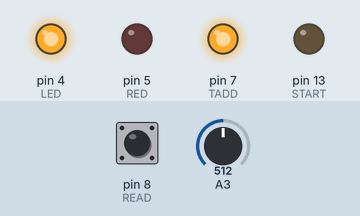
Simulated run of this sketch. Board: Arduino Uno, built with avr-gcc and run on an emulated ATmega328P. Shown: output pins drawn as LEDs (lit = HIGH). Dashed ring = blinking. The inputs (shaded band) are chosen by the test bench; at power-on: pin 8 (READ) LOW, A3 = 512. Pins used as bus, display or sensor lines are not drawn; what the sketch prints to the serial monitor is not drawn.

Above: at 1.2 s.
1.3 s: pin 8 (READ) driven HIGH
At 3.0 s:
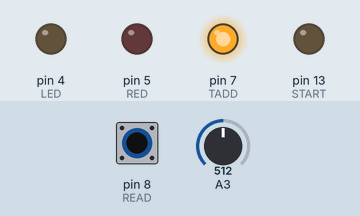
3.3 s: pin 8 (READ) driven LOW
At 4.0 s:
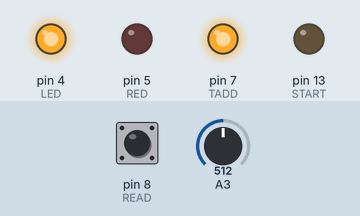
4.8 s: pin 8 (READ) pulsed HIGH 2 times (0.12 s each, 0.3 s apart)
At 5.2 s:
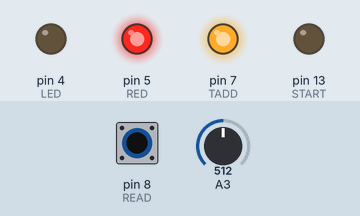
6.9 s: pin 8 (READ) pulsed HIGH 5 times (0.12 s each, 0.3 s apart)
At 7.3 s:
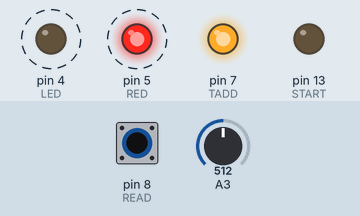
Timing chart, 0 to 10.2 s (numbered marks = the images above; inputs shaded):
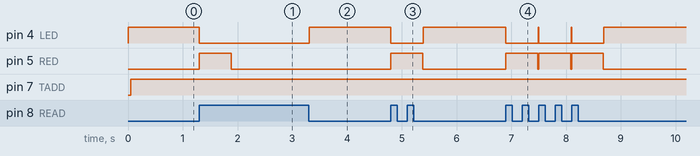

Measured:
- after the input at 1.3 s, pin 4 (LED): HIGH → LOW at once; pin 5 (RED): LOW → HIGH at once, → LOW 0.58 s later
- after the input at 3.3 s, pin 4 (LED): LOW → HIGH at once
- after the input at 4.8 s, pin 4 (LED): HIGH → LOW at once, → HIGH 0.59 s later; pin 5 (RED): LOW → HIGH at once, → LOW 0.58 s later
- after the input at 6.9 s, pin 4 (LED): alternates HIGH for 0.01 s and LOW for 0.59 s, 6 changes in all, then stays HIGH, starting at once; pin 5 (RED): alternates HIGH for 0.58 s and LOW for 0.02 s, 6 changes in all, then stays LOW, starting at once

The sketch:

gbcam_Arduino.ino
```cpp
//Simplified and completely rewritten by Raphaël BOICHOT in 2023/02/15 to be Arduino IDE compatible
//from a code of Laurent Saint-Marcel (lstmarcel@yahoo.fr) written in 2005/07/05
//once cleaned and updated, the code is in fact damn simple to understand
//the ADC of Arduino is very slow (successive approximations) compared to Game Boy Camera (Flash ADC).
//ADC slowness is the bottleneck of the code, just reading 128x128 pixels and transmitting them to serial takes several seconds
//to perform live image rendering, the use of an external flash ADC is probably mandatory or try using https://github.com/avandalen/avdweb_AnalogReadFast

#include "avdweb_AnalogReadFast.h"
#define NOP __asm__ __volatile__("nop\n\t")  //minimal possible delay
#define MF64283FP                            //forces the M64283FP mode, if inactivated, forces M64282FP mode
//I've only programmed the random access mode because it's fun but the projection mode is just a matter of changing few variables

int VOUT = A3;   //Analog signal from sensor, read shortly after clock is set low, converted to 10 bits by Arduino/ESP ADC then reduced to 8-bits for transmission
int LED = 4;     //just for additionnal LED on D4, not essential to the protocol
int RED = 5;     //to show access time to ADC
int STRB = 6;    //Strobe pin, for M64283FP only (UNUSED here as it follows CLOCK but why not using it)
int TADD = 7;    //TADD pin, for M64283FP only
int READ = 8;    //Read image signal, goes high on rising clock
int CLOCK = 9;   //Clock input, pulled down internally, no specification given for frequency
int RESET = 10;  //system reset, pulled down internally, active low, sent on rising edge of clock
int LOAD = 11;   //parameter set enable, pulled down internally, Raise high as you clear the last bit of each register you send
int SIN = 12;    //parameter input, pulled down internally
int START = 13;  //Image sensing start, pulled down internally, has to be high before rising CLOCK

//enter here the parameters to allow random access to the sensor, see documentation
unsigned char startX_random_access = 6;  //for M64283FP only
unsigned char startY_random_access = 0;  //for M64283FP only
unsigned char endX_random_access = 10;   //for M64283FP only
unsigned char endY_random_access = 16;   //for M64283FP only
//the voltage range of VOUT is approx. (V + O) to (V + O + 2 volts) but it is not an exact science
//targeting the mid range for autoexposure gives good results overall
unsigned char v_min = 50;   //minimal voltage returned by the sensor in 8 bits DEC, about V+O, so 0.5V (or 26 in 8-bit on 0-5V ADC scale)
unsigned char v_max = 150;  //maximal voltage returned by the sensor in 8 bits DEC, about V+O+2, so 2.5V (or 180 in 8-bit on 0-5V ADC scale)
//beware if you port this code to ESP32 or Pi Pico : the voltage scale of the ADC is 0-3.3V only, it's easy to fry the ADC channel !
unsigned char x_tiles = 16;               //for M64282FP
unsigned char y_tiles = 16;               //for M64282FP
unsigned char cycles = 0;                 //usefull for ESP32, Pi Pico, etc. Adds a delay in machine cycle to slower the Clock rate
// the good way to assess a good timing is to check if the exposure time when exposure register is set to 0xFFFF (in the dark) is close to 1048 ms (must be a bit higher, never less)
// this ensure that the clock rate is approximately 500 kHz (can be slower, never faster). On Arduino Uno, no delay is necessary anyway

// typical registers of a Game Boy Camera, goes well also for the 83FP sensor when not using extra registers
//////////////////////////{ 0bZZOOOOOO, 0bNVVGGGGG, 0bCCCCCCCC, 0bCCCCCCCC, 0bSAC_PPPP, 0bPPMOMMMM, 0bXXXXXXXX, 0bEEEEIVVV };
unsigned char camReg[8] = { 0b10000000, 0b11100111, 0b00000100, 0b00000000, 0b00000001, 0b00000000, 0b00000001, 0b01000001 };  //registers
  /////////////////////////{ 0byyyyxxxx, 0byyyyxxxx };
  /////////////////////////{ 0bSSSSSSSS, 0bEEEEEEEE };
unsigned char camTADD[2] = { 0b00000000, 0b00000000 };  //for M64283FP only

/*
  registers for the M64282FP sensor
  reg0=Z1 Z0 O5 O4 O3 O2 O1 O0 enable calibration with reg O (O and V add themselves only if V not 0)
  reg1=N VH1 VH0 G4 G3 G2 G1 G0 set edge / type of edge / gain
  reg2=C17 C16 C15 C14 C13 C12 C11 C10 / exposure time by 4096 ms steps (max 1.0486 s)
  reg3=C07 C06 C05 C04 C03 C02 C01 C00 / exposure time by 16 µs steps (max 4096 ms)
  reg4=P7 P6 P5 P4 P3 P2 P1 P0 filtering kernels, always 0x01 on a GB camera, but can be different here
  reg5=M7 M6 M5 M4 M3 M2 M1 M0 filtering kernels, always 0x01 on a GB camera, but can be different here
  reg6=X7 X6 X5 X4 X3 X2 X1 X0 filtering kernels, always 0x01 on a GB camera, but can be different here
  reg7=E3 E2 E1 E0 I V2 V1 V0 Edge enhancement ratio / invert / Output ref voltage (Vref)) V = 0 is not allowed
*/

/*
  detail of the registers for the M64283FP
  reg0 = like M64282FP
  reg1 = like M64282FP
  reg2 = like M64282FP
  reg3 = like M64282FP
  reg4 = SH  AZ  CL  []  [P3  P2  P1  P0] //CL and OB low activates the clamp circuit for autocalibration
  reg5 = PX  PY  MV4 OB  [M3  M2  M1  M0] //OB low enables outputing black level on line 1 instead of VOUT
  reg6 = MV3 MV2 MV1 MV0 [X3  X2  X1  X0]
  reg7 = like M64282FP but E register is shifted in value
  reg8 = ST7  ST6  ST5  ST4  ST3  ST2  ST1  ST0  - random access start address by (x, y), beware image divided into 8x8 tiles !
  reg9 = END7 END6 END5 END4 END3 END2 END1 END0 - random access stop address by (x', y'), beware image divided into 8x8 tiles !
  y occupies the 4 MSB, x the 4 LSBs
*/

// some other variables
unsigned char reg;
unsigned long int accumulator, counter, current_exposure, new_exposure;
unsigned long currentTime, previousTime;  //time counter for exposure
unsigned char startX;                     //for M64283FP only
unsigned char startY;                     //for M64283FP only
unsigned char endX;                       //for M64283FP only
unsigned char endY;                       //for M64283FP only
unsigned char START_reg;                  //for M64283FP only
unsigned char END_reg;                    //for M64283FP only

void setup() {
  Serial.begin(2000000);

//setting to trigger the random access mode
#ifdef MF64283FP                                                                  //random access mode
  camReg[1] = camReg[1] & 0b00011111;                                             //N, VH1 and VH0 must be LOW for random access mode
  camReg[4] = camReg[4] | 0b00100000;                                             //the CL register must be HIGH for random access mode
  camReg[5] = camReg[5] | 0b00010000;                                             //the OB register must be HIGH for random access mode
  camReg[7] = camReg[7] & 0b00001111;                                             //all E registers must be LOW for random access mode
  x_tiles = endX_random_access - startX_random_access;                            // random access range for 83FP, just used for Matlab through serial
  y_tiles = endY_random_access - startY_random_access;                            // random access range for 83FP, just used for Matlab through serial
  START_reg = (startY_random_access << 4) | (startX_random_access & 0b00001111);  //y, 4 MSB, x 4 LSB
  END_reg = (endY_random_access << 4) | (endX_random_access & 0b00001111);        //y, 4 MSB, x 4 LSB
  camTADD[0] = START_reg;
  camTADD[1] = END_reg;
#endif
  pinMode(TADD, OUTPUT);     // TADD
  digitalWrite(TADD, HIGH);  // default state apart when sending extra registers
  pinMode(STRB, INPUT);      // STRB
  pinMode(READ, INPUT);      // READ
  pinMode(CLOCK, OUTPUT);    // CLOCK
  pinMode(RESET, OUTPUT);    // RESET
  pinMode(LOAD, OUTPUT);     // LOAD
  pinMode(SIN, OUTPUT);      // SIN
  pinMode(START, OUTPUT);    // START
  pinMode(LED, OUTPUT);      // LED
  pinMode(RED, OUTPUT);      // LED
  camInit();
  Serial.println("Version for Arduino with Analog Read Fast");
  Serial.println("Ready for transmission");
}

// there is no special command to trigger sensor, as soon as 8 registers are received, an image is requested to the sensor
void loop()  //that's all folks !
{
  Serial.print("x_tiles: ");
  Serial.println(x_tiles, DEC);
  Serial.print("y_tiles: ");
  Serial.println(y_tiles, DEC);

#ifdef MF64283FP
  Serial.print("Random access registers for 83FP sensor:");
  Serial.print(START_reg, HEX);
  Serial.print("-");
  Serial.println(END_reg, HEX);
#endif

  take_a_picture();
  new_exposure = auto_exposure();  // self explanatory
  push_exposure();                 //update exposure registers C2-C3
  Serial.print("Exposure registers:   ");
  Serial.println(new_exposure, HEX);
}  //end of loop

int auto_exposure() {
  double exp_regs, new_regs, error, mean_value;
  unsigned int setpoint = (v_max + v_min) / 2; //we target a mid "voltage"
  exp_regs = camReg[2] * 256 + camReg[3];  // I know, it's a shame to use a double here but we have plenty of ram
  mean_value = accumulator / (x_tiles * 8 * y_tiles * 8);
  error = setpoint - mean_value;  // so in case of deviation, registers 2 and 3 are corrected
  // this part is very similar to what a Game Boy Camera does, except that it does the job with only bitshift operators and in more steps.
  // Here we can use 32 bits variables for ease of programming.
  // the bigger the error is, the bigger the correction on exposure is.
  new_regs = exp_regs;
  if (error > 80) new_regs = exp_regs * 2;
  if (error < -80) new_regs = exp_regs / 2;
  if ((error <= 80) && (error >= 30)) new_regs = exp_regs * 1.3;
  if ((error >= -80) && (error <= -30)) new_regs = exp_regs / 1.3;
  if ((error <= 30) && (error >= 10)) new_regs = exp_regs * 1.03;
  if ((error >= -30) && (error <= -10)) new_regs = exp_regs / 1.03;
  if ((error <= 10) && (error >= 4)) new_regs = exp_regs + 1;    //this level is critical to avoid flickering in full sun, 3-4 is nice
  if ((error >= -10) && (error <= -4)) new_regs = exp_regs - 1;  //this level is critical to avoid flickering in full sun,  3-4 is nice
  return int(new_regs);
}

void push_exposure() {
  if (new_exposure < 0x0010) new_exposure = 0x0010;  //minimum of the sensor for these registers, below there are verticals artifacts, see sensor documentation for details
  if (new_exposure > 0xFFFF) new_exposure = 0xFFFF;  //maximum of the sensor, about 1 second
  camReg[2] = int(new_exposure / 256);               //Janky, I know...
  camReg[3] = int(new_exposure - camReg[2] * 256);   //Janky, I know...
}

unsigned int get_exposure(unsigned char camReg[8]) {
  double exp_regs;
  exp_regs = camReg[2] * 256 + camReg[3];  //
  return exp_regs;
}

void take_a_picture() {
  Serial.println("New image incoming...");
  camReset();         // resets the sensor
  camSetRegisters();  // Send 8 registers to the sensor
#ifdef MF64283FP
  camSetRegistersTADD();
#endif
  camReadPicture();  // get pixels, dump them immediately as no ram available
  camReset();
  Serial.println("");
}

void camDelay()  //Allow a lag in processor cycles to maintain signals long enough, critical for exposure time, sensor must be clocked at 1 MHz MAXIMUM (can be less, see nigth mode)
{
  for (int i = 0; i < cycles; i++) NOP;
}

void camInit()  // Initialise the IO ports for the camera
{
  digitalWrite(CLOCK, LOW);
  digitalWrite(RESET, HIGH);
  digitalWrite(LOAD, LOW);
  digitalWrite(START, LOW);
  digitalWrite(SIN, LOW);
}

void camReset()  // Sends a RESET pulse to sensor
{
  digitalWrite(CLOCK, HIGH);
  camDelay();
  digitalWrite(CLOCK, LOW);
  camDelay();
  digitalWrite(RESET, LOW);
  digitalWrite(CLOCK, HIGH);
  camDelay();
  digitalWrite(RESET, HIGH);
}

void camSetRegisters()  // Sets the sensor 8 registers
{
  for (reg = 0; reg < 8; ++reg) {
    camSetReg(reg, camReg[reg]);
  }
}

void camSetRegistersTADD()  //Sets the sensor 2 ADDitional registers to TADD pin of the M64283FP (must be low)
{
  for (int reg = 0; reg < 2; ++reg) {
    camSetRegTADD(reg + 1, camTADD[reg]);  //adress 0 with TADD LOW does not exist
  }
}

void camSetReg(unsigned char regaddr, unsigned char regval)  // Sets one of the 8 8-bit registers in the sensor
{
  unsigned char bitmask;
  Serial.print("Address:");
  for (bitmask = 0x4; bitmask >= 0x1; bitmask >>= 1) {  // Write 3-bit address.
    digitalWrite(CLOCK, LOW);
    camDelay();
    digitalWrite(LOAD, LOW);  // ensure load bit is cleared from previous call
    if (regaddr & bitmask) {
      digitalWrite(SIN, HIGH);  // Set the SIN bit
      Serial.print("1");
    } else {
      digitalWrite(SIN, LOW);
      Serial.print("0");
    }
    digitalWrite(CLOCK, HIGH);
    camDelay();
    digitalWrite(SIN, LOW);  // set the SIN bit low
  }
  Serial.print(" Byte:");
  for (bitmask = 128; bitmask >= 1; bitmask >>= 1) {  // Write the 8-bits register
    digitalWrite(CLOCK, LOW);
    if (regval & bitmask) {
      digitalWrite(SIN, HIGH);  // set the SIN bit
      Serial.print("1");
    } else {
      digitalWrite(SIN, LOW);
      Serial.print("0");
    }
    if (bitmask == 1) {
      digitalWrite(LOAD, HIGH);  // Assert load at rising edge of CLOCK
      Serial.print(" TADD:1");
    }
    digitalWrite(CLOCK, HIGH);
    camDelay();
    digitalWrite(SIN, LOW);
    digitalWrite(CLOCK, LOW);
    camDelay();
    digitalWrite(LOAD, LOW);  // come back to normal state
  }
  Serial.println(" ");
}

void camSetRegTADD(unsigned char regaddr, unsigned char regval)  // Sets one of the 8 8-bit registers in the sensor
{
  unsigned char bitmask;
  Serial.print("Adress:");
  for (bitmask = 0x4; bitmask >= 0x1; bitmask >>= 1) {  // Write 3-bit address.
    digitalWrite(CLOCK, LOW);
    camDelay();
    digitalWrite(LOAD, LOW);  // ensure load bit is cleared from previous call
    if (regaddr & bitmask) {
      digitalWrite(SIN, HIGH);  // Set the SIN bit
      Serial.print("1");
    } else {
      digitalWrite(SIN, LOW);
      Serial.print("0");
    }
    digitalWrite(CLOCK, HIGH);
    camDelay();
    digitalWrite(SIN, LOW);  // set the SIN bit low
  }
  Serial.print(" Byte:");
  for (bitmask = 128; bitmask >= 1; bitmask >>= 1) {  // Write the 8-bits register
    digitalWrite(CLOCK, LOW);
    camDelay();
    if (regval & bitmask) {
      digitalWrite(SIN, HIGH);  // set the SIN bit
      Serial.print("1");
    } else {
      digitalWrite(SIN, LOW);
      Serial.print("0");
    }
    if (bitmask == 1) {
      digitalWrite(TADD, LOW);   // Assert TADD at rising edge of CLOCK
      digitalWrite(LOAD, HIGH);  // Assert LOAD at rising edge of CLOCK
      Serial.print(" TADD:0");
    }
    digitalWrite(CLOCK, HIGH);
    camDelay();
    digitalWrite(SIN, LOW);
    digitalWrite(CLOCK, LOW);
    camDelay();
    digitalWrite(LOAD, LOW);   // come back to normal state
    digitalWrite(TADD, HIGH);  // come back to normal state
  }
  Serial.println(" ");
}

void camReadPicture()  // Take a picture, read it and send it through the serial port.
{
  unsigned char pixel;  // Buffer for pixel read in
  int x, y;
  // Camera START sequence
  digitalWrite(CLOCK, LOW);
  camDelay();
  digitalWrite(LOAD, LOW);
  digitalWrite(START, HIGH);  // START rises before CLOCK
  digitalWrite(CLOCK, HIGH);
  camDelay();
  digitalWrite(START, LOW);  // START valid on rising edge of CLOCK, so can drop now
  digitalWrite(CLOCK, LOW);
  camDelay();
  digitalWrite(LED, HIGH);
  previousTime = millis();  //starts a timer
  while (1) {               // Wait for READ to go high
    digitalWrite(CLOCK, HIGH);
    camDelay();
    if (digitalRead(READ) == HIGH)  // READ goes high with rising CLOCK
      break;
    digitalWrite(CLOCK, LOW);
    camDelay();
  }
  currentTime = millis() - previousTime;  //to dislay the real exposure time in ms
  digitalWrite(LED, LOW);
  accumulator = 0;
  counter = 0;
  digitalWrite(RED, HIGH);
  for (y = 0; y < (y_tiles * 8); y++) {
    for (x = 0; x < x_tiles * 8; x++) {
      digitalWrite(CLOCK, LOW);
      camDelay();
      //pixel = analogRead(VOUT) >> 2;// The ADC is 10 bits, this sacrifies the 2 least significant bits to simplify transmission
      pixel = analogReadFast(VOUT) >> 2;
      //Serial.write(pixel);
      accumulator = accumulator + pixel;  //for autoexposure
      if (pixel > 255) pixel = 255;
      if (pixel < 0) pixel = 0;
      //output in ASCII as output as raw data makes the serial crazy due to unsupported characters
      //it's longer so...
      //as I have virtually no memory (2kB and I would need 16 kB to store an image), I cannot store data to process them further
      if (pixel <= 0x0F) Serial.print('0');
      Serial.print(pixel, HEX);
      Serial.print(" ");
      digitalWrite(CLOCK, HIGH);
    }  // end for x
  }    /* for y */
  digitalWrite(RED, LOW);
  while (digitalRead(READ) == HIGH) {  // Go through the remaining rows
    digitalWrite(CLOCK, LOW);
    camDelay();
    digitalWrite(CLOCK, HIGH);
    camDelay();
  }
  digitalWrite(CLOCK, LOW);
  camDelay();
  Serial.println(" ");
  Serial.print("Current exposure time (ms):");
  Serial.println(currentTime, DEC);
}
```

avdweb_AnalogReadFast.h
```cpp
// (licence header left out)
#ifndef analogReadFast_H
#define analogReadFast_H

int inline analogReadFast(byte ADCpin);

#if defined(__arm__)
int inline analogReadFast(byte ADCpin)    // inline library functions must be in header
{ ADC->CTRLA.bit.ENABLE = 0;              // disable ADC
  while( ADC->STATUS.bit.SYNCBUSY == 1 ); // wait for synchronization

  int CTRLBoriginal = ADC->CTRLB.reg;
  int AVGCTRLoriginal = ADC->AVGCTRL.reg;
  int SAMPCTRLoriginal = ADC->SAMPCTRL.reg;

  ADC->CTRLB.reg &= 0b1111100011111111;          // mask PRESCALER bits
  ADC->CTRLB.reg |= ADC_CTRLB_PRESCALER_DIV64;   // divide Clock by 64
  ADC->AVGCTRL.reg = ADC_AVGCTRL_SAMPLENUM_1 |   // take 1 sample
                     ADC_AVGCTRL_ADJRES(0x00ul); // adjusting result by 0
  ADC->SAMPCTRL.reg = 0x00;                      // sampling Time Length = 0

  ADC->CTRLA.bit.ENABLE = 1;                     // enable ADC
  while(ADC->STATUS.bit.SYNCBUSY == 1);          // wait for synchronization

  int adc = analogRead(ADCpin);

  ADC->CTRLB.reg = CTRLBoriginal;
  ADC->AVGCTRL.reg = AVGCTRLoriginal;
  ADC->SAMPCTRL.reg = SAMPCTRLoriginal;

  return adc;
}
#else
int inline analogReadFast(byte ADCpin)
{ byte ADCSRAoriginal = ADCSRA;
  ADCSRA = (ADCSRA & B11111000) | 4;
  int adc = analogRead(ADCpin);
  ADCSRA = ADCSRAoriginal;
  return adc;
}
#endif
#endif
```
